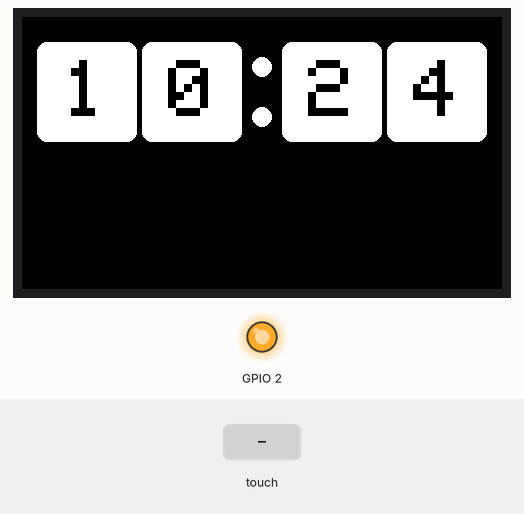
Recording of a sketch running on a simulated ESP32. Parts: 480×272 colour display, output pins drawn as LEDs (lit = HIGH). The test bench sets the inputs (shaded band). WiFi joins after 1.5 s; servers stay silent unless stated; the local clock reads 2024-03-15 10:24:30 at power-on unless the sketch sets it; storage starts empty; what the sketch prints to the serial monitor is not drawn.

Above: at 3.6 s.
3.7 s: touch panel pressed at 13 % / 10 % of its raw x / y range
5.2 s: touch panel pressed at 38 % / 10 % of its raw x / y range
At 6.6 s:
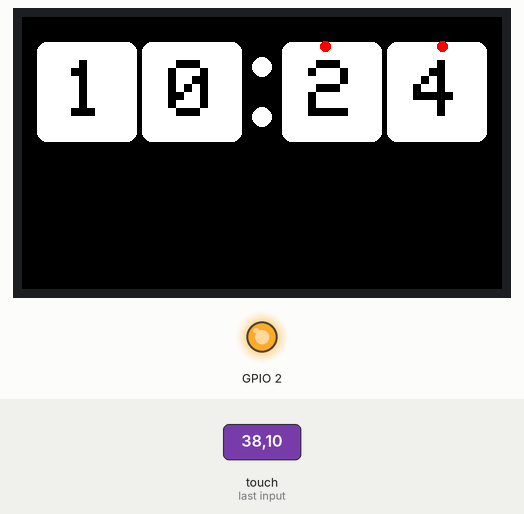
At 31.1 s:
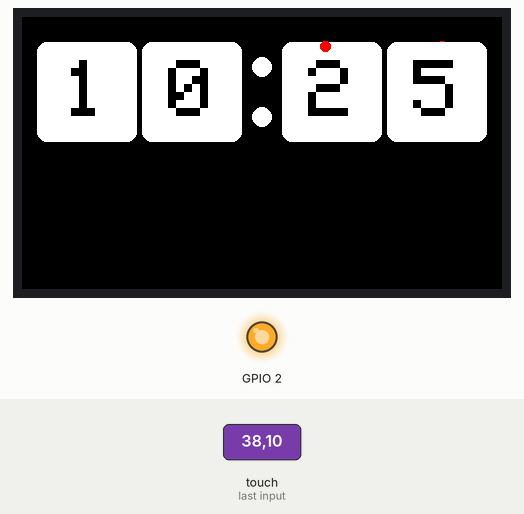
Timing chart, 0 to 31.5 s (numbered marks = the images above; inputs shaded):
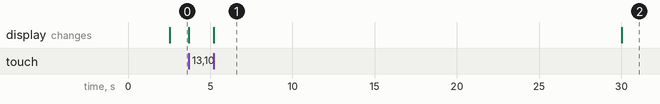

Measured:
- after the input at 5.2 s, the display: changes at once (image 1)
- what the display in image 1 shows lasts 24.8 s, from 5.2 s to 30.0 s

The sketch:

ESP32-4827S043R_Clock.ino
```cpp
#include <Arduino_GFX_Library.h>
#include <SPI.h>
#include <SD.h>
#include <WiFi.h>
#include <time.h>
#include "Screen.h"
#include "SDCard.h"
#include "Coms.h"
#include "ClockPage.h"

// Brightness control variable
int Brightness = 255; // Full brightness (range from 0 to 255)

// Initialize the display bus
Arduino_ESP32RGBPanel *bus = new Arduino_ESP32RGBPanel(
    GFX_NOT_DEFINED /* CS */, GFX_NOT_DEFINED /* SCK */, GFX_NOT_DEFINED /* SDA */,
    40 /* DE */, 41 /* VSYNC */, 39 /* HSYNC */, 42 /* PCLK */,
    45 /* R0 */, 48 /* R1 */, 47 /* R2 */, 21 /* R3 */, 14 /* R4 */,
    5 /* G0 */, 6 /* G1 */, 7 /* G2 */, 15 /* G3 */, 16 /* G4 */, 4 /* G5 */,
    8 /* B0 */, 3 /* B1 */, 46 /* B2 */, 9 /* B3 */, 1 /* B4 */
);

// Initialize the SDCard class
SDCard sdCard(10); // Hardcoded SD card CS pin

// Initialize the screen class
Screen screen(38, 18, &sdCard, bus);

// Initialize the Coms class
Coms coms;

// Initialize the ClockPage class
ClockPage clockPage(&screen);

void setup(void) {
    Serial.begin(115200); // Start serial communication for debugging

    // Set up TFT backlight pin
    pinMode(2, OUTPUT);
    analogWrite(2, Brightness);

    // Initialize the screen
    if (!screen.begin()) {
        Serial.println("Failed to initialize screen");
        while (1);
    }

    Serial.println("Screen initialized.");

    // List files on SD card
    sdCard.listFiles("/", screen.gfx);

    // Connect to WiFi
    if (!coms.connectWiFi()) {
        Serial.println("Failed to connect to WiFi");
        while (1);
    }

    // Setup time using NTP
    coms.setupTime();

    // Initialize the clock page
    clockPage.begin();
}

void loop(void) {
    // Update and display the current time
    clockPage.update();
    screen.drawTouchPoint();
    delay(25); // Refresh every second
}
```

ClockPage.cpp
```cpp
#include "ClockPage.h"

ClockPage::ClockPage(Screen *screen) : screen(screen) {}

void ClockPage::begin() {
    // Draw initial boxes
    screen->setBoxDimensions(0, 15, 25, 100, 100);
    screen->setBoxDimensions(1, 120, 25, 100, 100);
    screen->setBoxDimensions(2, 260, 25, 100, 100);
    screen->setBoxDimensions(3, 365, 25, 100, 100);
    screen->setColonDimensions(0, 230, 40, 20, 20); // Upper part of the colon
    screen->setColonDimensions(1, 230, 90, 20, 20); // Lower part of the colon
    screen->drawBoxes();
}

void ClockPage::update() {
    struct tm timeinfo;
    if (!getLocalTime(&timeinfo)) {
        Serial.println("Failed to obtain time");
        return;
    }
    int hours = timeinfo.tm_hour % 12;
    if (hours == 0) {
        hours = 12;
    }
    int minutes = timeinfo.tm_min;

    int hoursTens = (hours < 10) ? -1 : hours / 10;
    int hoursOnes = hours % 10;
    int minutesTens = minutes / 10;
    int minutesOnes = minutes % 10;

    // Update hours tens place if it has changed
    if (hoursTens != prevHoursTens) {
        clearBox(0);
        if (hoursTens != -1) {
            drawDigit(0, hoursTens);
        }
        prevHoursTens = hoursTens;
    }

    // Update hours ones place if it has changed
    if (hoursOnes != prevHoursOnes) {
        clearBox(1);
        drawDigit(1, hoursOnes);
        prevHoursOnes = hoursOnes;
    }

    // Update minutes tens place if it has changed
    if (minutesTens != prevMinutesTens) {
        clearBox(2);
        drawDigit(2, minutesTens);
        prevMinutesTens = minutesTens;
    }

    // Update minutes ones place if it has changed
    if (minutesOnes != prevMinutesOnes) {
        clearBox(3);
        drawDigit(3, minutesOnes);
        prevMinutesOnes = minutesOnes;
    }
}

void ClockPage::drawDigit(int boxIndex, int digit) {
    screen->drawDigit(boxIndex, digit);
}

void ClockPage::clearBox(int boxIndex) {
    screen->clearBox(boxIndex);
}
```

ClockPage.h
```cpp
#ifndef CLOCKPAGE_H
#define CLOCKPAGE_H

#include "Screen.h"
#include <time.h>

class ClockPage {
public:
    ClockPage(Screen *screen);
    void begin();
    void update();

private:
    Screen *screen;
    int prevHoursTens = -1;
    int prevHoursOnes = -1;
    int prevMinutesTens = -1;
    int prevMinutesOnes = -1;
    void drawDigit(int boxIndex, int digit);
    void clearBox(int boxIndex);
};

#endif // CLOCKPAGE_H
```

Coms.cpp
```cpp
#include "Coms.h"

Coms::Coms() {}

bool Coms::connectWiFi() {
    WiFi.begin(ssid, password);
    int max_retries = 30; // Adjust the number of retries as needed
    while (WiFi.status() != WL_CONNECTED && max_retries > 0) {
        delay(1000);
        Serial.println("Connecting to WiFi...");
        max_retries--;
    }
    if (WiFi.status() == WL_CONNECTED) {
        Serial.println("WiFi connected.");
        return true;
    } else {
        Serial.println("Failed to connect to WiFi.");
        return false;
    }
}

void Coms::setupTime() {
    gmtOffset_sec = gmtOffset_hour * 3600; // Convert hours to seconds
    daylightOffset_sec = daylightSaving ? 3600 : 0; // 1 hour in seconds if DST is enabled

    configTime(gmtOffset_sec, daylightOffset_sec, ntpServer);
    Serial.println("Time synchronized with NTP server.");
}
```

Coms.h
```cpp
#ifndef COMS_H
#define COMS_H

#include <WiFi.h>
#include <time.h>

class Coms {
public:
    Coms();
    bool connectWiFi();
    void setupTime();

private:
    const char* ssid = "NETWORK NAME";
    const char* password = "PASSWORD";
    const char* ntpServer = "pool.ntp.org";
    int gmtOffset_hour  = -5; // GMT offset in hours
    bool daylightSaving = true; // Daylight saving time enabled or disabled
    int gmtOffset_sec;
    int daylightOffset_sec;
};

#endif // COMS_H
```

SDCard.cpp
```cpp
#include "SDCard.h"

SDCard::SDCard(uint8_t csPin) : csPin(csPin) {}

bool SDCard::begin() {
    return SD.begin(csPin);
}

void SDCard::listFiles(const char *dirname, Arduino_RPi_DPI_RGBPanel *gfx) {
    File root = SD.open(dirname);

    if (!root) {
        Serial.println("Failed to open directory");
        return;
    }

    if (!root.isDirectory()) {
        Serial.println("Not a directory");
        return;
    }

    root.rewindDirectory();

    gfx->fillScreen(BLACK);
    /*gfx->setTextColor(WHITE);
    gfx->setTextSize(2);

    int y = 10; // Starting y position for the text

    while (true) {
        File entry = root.openNextFile();
        if (!entry) {
            break; // No more files
        }

        Serial.println(entry.name());
        gfx->setCursor(10, y);
        gfx->println(entry.name());

        y += 20; // Move to next line

        entry.close();
    }*/
}
```

SDCard.h
```cpp
#ifndef SDCARD_H
#define SDCARD_H

#include <SD.h>
#include <Arduino_GFX_Library.h>

class SDCard {
public:
    SDCard(uint8_t csPin);
    bool begin();
    void listFiles(const char *dirname, Arduino_RPi_DPI_RGBPanel *gfx);

private:
    uint8_t csPin;
};

#endif // SDCARD_H
```

Screen.cpp
```cpp
#include "Screen.h"

Screen::Screen(uint8_t touchCsPin, uint8_t touchIrqPin, SDCard *sdCard, Arduino_ESP32RGBPanel *bus)
    : ts(touchCsPin, touchIrqPin), sdCard(sdCard), touchCsPin(touchCsPin), touchIrqPin(touchIrqPin) {
    gfx = new Arduino_RPi_DPI_RGBPanel(
        bus,
        480 /* width */, 0 /* hsync_polarity */, 8 /* hsync_front_porch */, 4 /* hsync_pulse_width */, 43 /* hsync_back_porch */,
        272 /* height */, 0 /* vsync_polarity */, 8 /* vsync_front_porch */, 4 /* vsync_pulse_width */, 12 /* vsync_back_porch */,
        1 /* pclk_active_neg */, 9000000 /* prefer_speed */, true /* auto_flush */
    );

    // Initialize default box positions and dimensions (digital clock layout)
    int boxSize = 100;
    int colonWidth = 20;
    int colonHeight = 20;
    int spacing = 20;
    int startX = (gfx->width() - (2 * boxSize + colonWidth + spacing + 2 * boxSize + spacing)) / 2;
    int startY = (gfx->height() - boxSize) / 2;

    boxes[0] = {startX, startY, boxSize, boxSize};
    boxes[1] = {startX + boxSize + spacing, startY, boxSize, boxSize};
    colon[0] = {startX + 2 * boxSize + spacing + spacing / 2, startY + boxSize / 4 - colonHeight / 2, colonWidth, colonHeight};
    colon[1] = {startX + 2 * boxSize + spacing + spacing / 2, startY + 3 * boxSize / 4 - colonHeight / 2, colonWidth, colonHeight};
    boxes[2] = {startX + 2 * boxSize + colonWidth + 2 * spacing, startY, boxSize, boxSize};
    boxes[3] = {startX + 3 * boxSize + colonWidth + 3 * spacing, startY, boxSize, boxSize};
}

bool Screen::begin() {
    gfx->begin();
    gfx->fillScreen(BLUE);

    if (!ts.begin()) {
        return false;
    }

    ts.setRotation(0);

    if (!sdCard->begin()) {
        return false;
    }

    drawBoxes(); // Draw initial boxes

    return true;
}

void Screen::setRotation(uint8_t rotation) {
    ts.setRotation(rotation);
}

void Screen::drawTouchPoint() {
    if (ts.touched()) {
        TS_Point p = ts.getPoint();

        // Adjust touch coordinates to screen coordinates
        int16_t x = map(p.x, 200, 3800, gfx->width(), 0);  // Adjust these values if needed
        int16_t y = map(p.y, 200, 3800, 0, gfx->height()); // Adjust these values if needed

        // Ensure coordinates stay within bounds
        x = constrain(x, 0, gfx->width());
        y = constrain(y, 0, gfx->height());

        // Draw a circle at the touch point
        gfx->fillCircle(x, y, 5, RED);
    }
}

void Screen::drawBoxes() {
    for (int i = 0; i < 4; i++) {
        gfx->fillRoundRect(boxes[i].x, boxes[i].y, boxes[i].width, boxes[i].height, 10, WHITE);
    }
    // Draw the colon
    for (int i = 0; i < 2; i++) {
        gfx->fillRoundRect(colon[i].x, colon[i].y, colon[i].width, colon[i].height, 10, WHITE);
    }
}

void Screen::setBoxDimensions(int index, int x, int y, int width, int height) {
    if (index >= 0 && index < 4) {
        boxes[index] = {x, y, width, height};
    }
}

void Screen::setColonDimensions(int index, int x, int y, int width, int height) {
    if (index >= 0 && index < 2) {
        colon[index] = {x, y, width, height};
    }
}

void Screen::drawDigit(int boxIndex, int digit) {
    if (boxIndex >= 0 && boxIndex < 4) {
        char buffer[2];
        snprintf(buffer, sizeof(buffer), "%d", digit);
        gfx->setTextSize(8);
        gfx->setTextColor(BLACK);
        int16_t x1, y1;
        uint16_t w, h;
        gfx->getTextBounds(buffer, boxes[boxIndex].x, boxes[boxIndex].y, &x1, &y1, &w, &h);
        int16_t x = boxes[boxIndex].x + (boxes[boxIndex].width - w) / 2;
        int16_t y = boxes[boxIndex].y + (boxes[boxIndex].height - h) / 2;
        gfx->setCursor(x, y);
        gfx->print(buffer);
    }
}

void Screen::clearBox(int boxIndex) {
    if (boxIndex >= 0 && boxIndex < 4) {
        gfx->fillRoundRect(boxes[boxIndex].x, boxes[boxIndex].y, boxes[boxIndex].width, boxes[boxIndex].height, 10, WHITE);
    }
}
```

Screen.h
```cpp
#ifndef SCREEN_H
#define SCREEN_H

#include <Arduino_GFX_Library.h>
#include "SDCard.h"
#include <XPT2046_Touchscreen.h>

class Screen {
public:
    Screen(uint8_t touchCsPin, uint8_t touchIrqPin, SDCard *sdCard, Arduino_ESP32RGBPanel *bus);
    bool begin();
    void drawTouchPoint();
    void setRotation(uint8_t rotation);
    void drawBoxes();
    void setBoxDimensions(int index, int x, int y, int width, int height);
    void setColonDimensions(int index, int x, int y, int width, int height);
    void drawDigit(int boxIndex, int digit);
    void clearBox(int boxIndex);

    // Make gfx public for accessibility
    Arduino_RPi_DPI_RGBPanel *gfx;

private:
    XPT2046_Touchscreen ts;
    SDCard *sdCard; // Pointer to SDCard class
    uint8_t touchCsPin;
    uint8_t touchIrqPin;
    struct Box {
        int x;
        int y;
        int width;
        int height;
    } boxes[4];
    Box colon[2];
};

#endif // SCREEN_H
```
